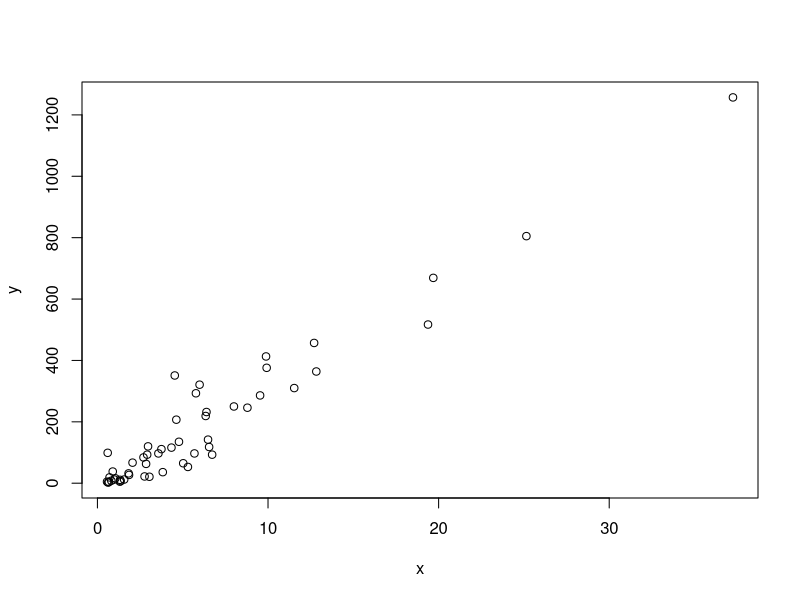
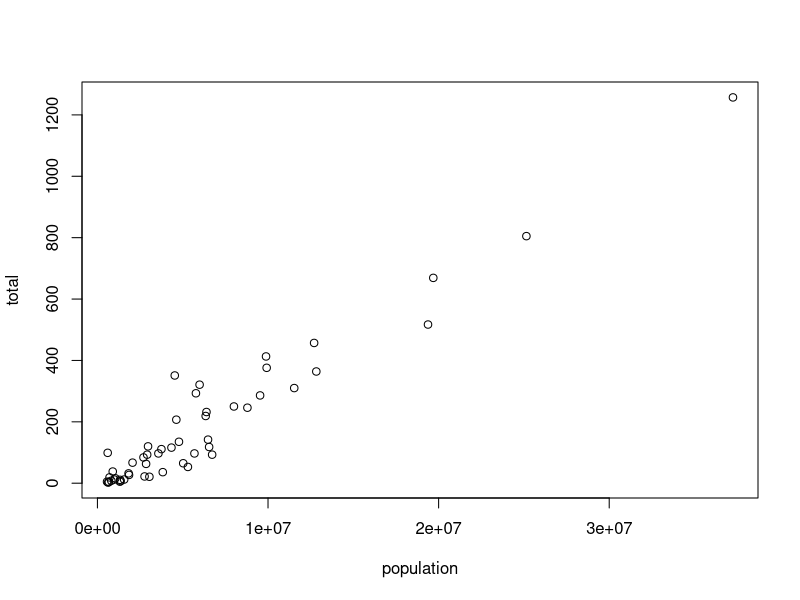
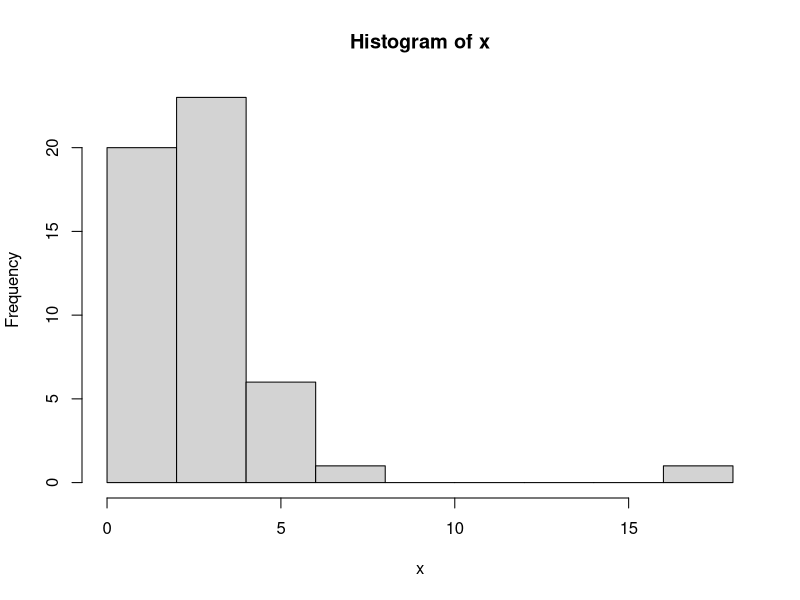
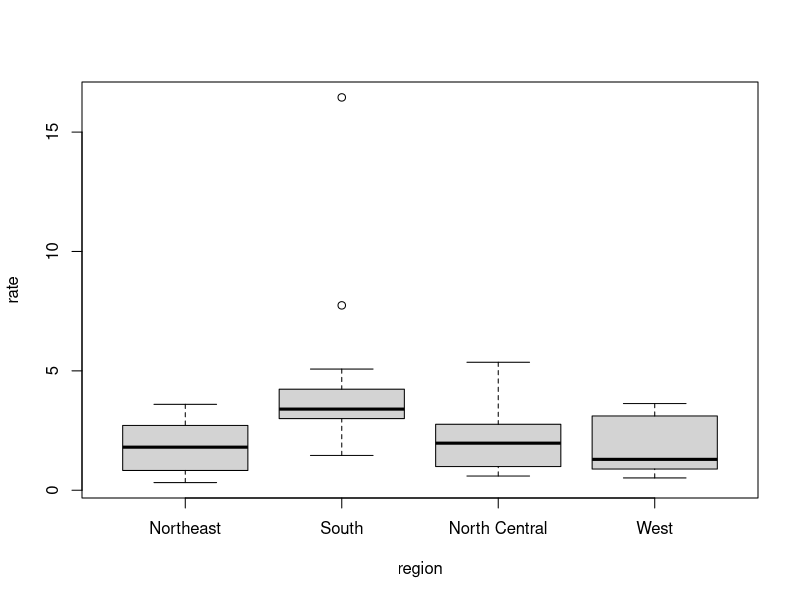
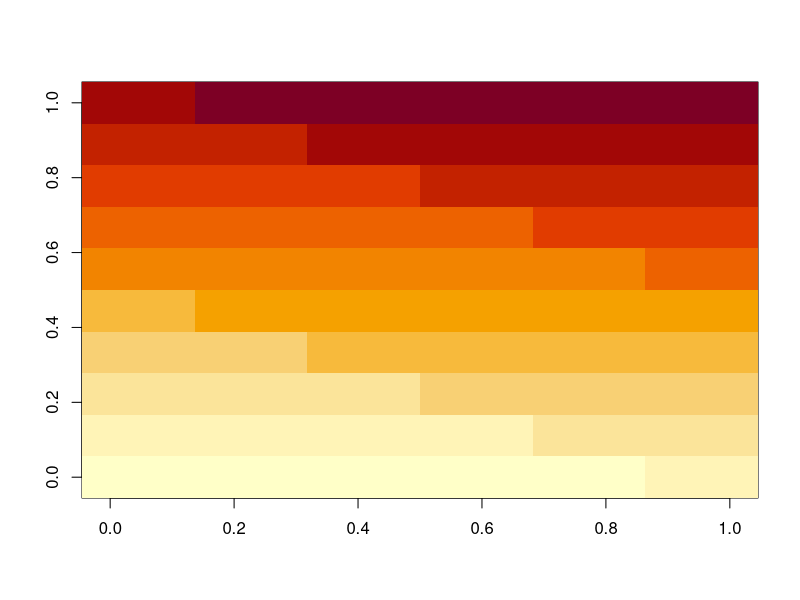
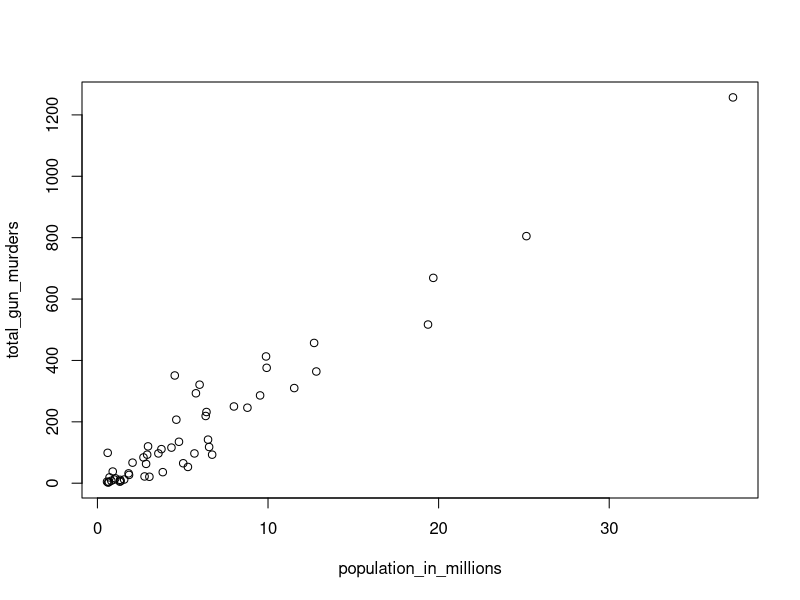
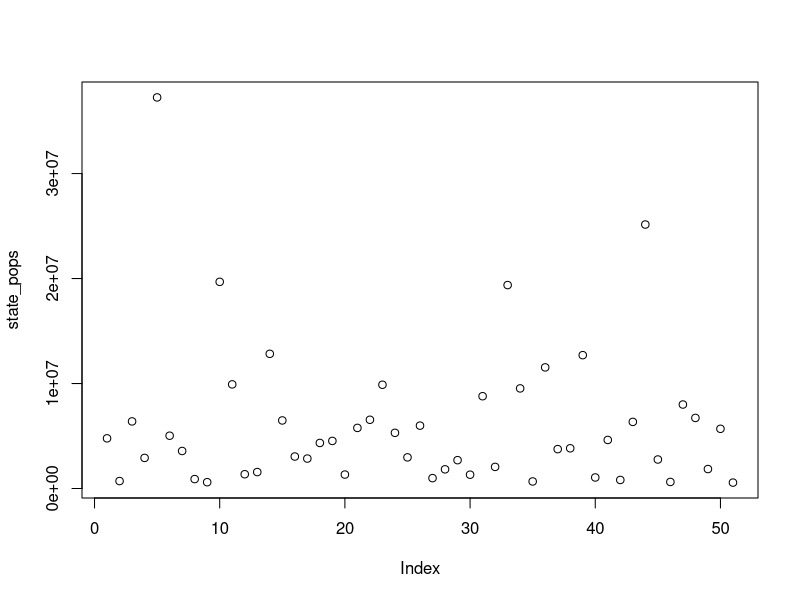
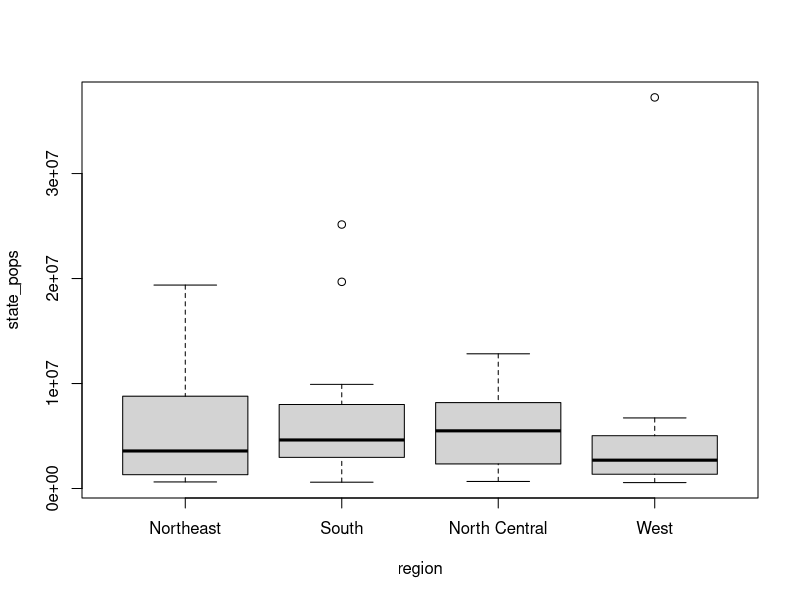

Write R code to recreate these figures, in order.
## ---------------------------------------------------------------------------------------------
ls()


## ---------------------------------------------------------------------------------------------
args(log)


## ---------------------------------------------------------------------------------------------
data()


## ---------------------------------------------------------------------------------------------
head(co2)


## ---------------------------------------------------------------------------------------------
a <- 3
b <- 2
c <- -1
(-b + sqrt(b^2 - 4*a*c)) / (2*a)
(-b - sqrt(b^2 - 4*a*c)) / (2*a)


## ---------------------------------------------------------------------------------------------
a <- 2
class(a)


## ---------------------------------------------------------------------------------------------
# install.packages("dslabs")
library(dslabs)
data(murders)


## ---------------------------------------------------------------------------------------------
class(murders)


## ---------------------------------------------------------------------------------------------
str(murders)


## ---------------------------------------------------------------------------------------------
names(murders)


## ---------------------------------------------------------------------------------------------
head(murders)


## ---------------------------------------------------------------------------------------------
murders$population


## ---------------------------------------------------------------------------------------------
pop <- murders$population
length(pop)


## ---------------------------------------------------------------------------------------------
class(pop)


## ---------------------------------------------------------------------------------------------
class(murders$state)


## ---------------------------------------------------------------------------------------------
z <- 3 == 2
z

## ---------------------------------------------------------------------------------------------
class(z)


## ---------------------------------------------------------------------------------------------
class(murders$region)


## ---------------------------------------------------------------------------------------------
levels(murders$region)


## ---------------------------------------------------------------------------------------------
region <- murders$region
value <- murders$total
region <- reorder(region, value, FUN = sum)
levels(region)


## ---------------------------------------------------------------------------------------------
record <- list(
  name = "John Doe",
  student_id = 1234,
  grades = c(95, 82, 91, 97, 93),
  final_grade = "A"
)
record


## ---------------------------------------------------------------------------------------------
record2 <- list("John Doe", 1234)
record2


## ---------------------------------------------------------------------------------------------
record2[[1]]


## ---------------------------------------------------------------------------------------------
mat <- matrix(1:12, 4, 3)
mat


## ---------------------------------------------------------------------------------------------
mat[2, 3]


## ---------------------------------------------------------------------------------------------
mat[2,]

## ---------------------------------------------------------------------------------------------
mat[, 3]


## ---------------------------------------------------------------------------------------------
class(mat[,3])


## ---------------------------------------------------------------------------------------------
mat[, 2:3]


## ---------------------------------------------------------------------------------------------
mat[1:2, 2:3]


## ---------------------------------------------------------------------------------------------
as.data.frame(mat)


## ---------------------------------------------------------------------------------------------
data("murders")
murders[25, 1]


## ---------------------------------------------------------------------------------------------
murders[2:3, ]


## ---------------------------------------------------------------------------------------------
str(murders)


## ---------------------------------------------------------------------------------------------
names(murders)


## ---------------------------------------------------------------------------------------------
a <- murders$abb
class(a)


## ---------------------------------------------------------------------------------------------
b <- murders[["abb"]]
identical(a, b)


## ---------------------------------------------------------------------------------------------
length(levels(murders$region))


## ---------------------------------------------------------------------------------------------
table(murders$region)


## ---------------------------------------------------------------------------------------------
codes <- c(380, 124, 818)
codes


## ---------------------------------------------------------------------------------------------
country <- c("italy", "canada", "egypt")
country


## ---------------------------------------------------------------------------------------------
codes <- c(italy = 380, canada = 124, egypt = 818)
codes

## ---------------------------------------------------------------------------------------------
class(codes)

## ---------------------------------------------------------------------------------------------
names(codes)


## ---------------------------------------------------------------------------------------------
country <- c("italy", "canada", "egypt")
codes <- c(380, 124, 818)
names(codes) <- country
codes


## ---------------------------------------------------------------------------------------------
seq(1, 10, 2)


## ---------------------------------------------------------------------------------------------
1:10


## ---------------------------------------------------------------------------------------------
class(1:10)


## ---------------------------------------------------------------------------------------------
class(seq(1, 10, 0.5))


## ---------------------------------------------------------------------------------------------
codes[2]

## ---------------------------------------------------------------------------------------------
codes[c(1, 3)]

## ---------------------------------------------------------------------------------------------
codes[1:2]

## ---------------------------------------------------------------------------------------------
codes["canada"]

## ---------------------------------------------------------------------------------------------
codes[c("egypt","italy")]


## ---------------------------------------------------------------------------------------------
x <- c(1, "canada", 3)
class(x)


## ---------------------------------------------------------------------------------------------
x <- 1:5
y <- as.character(x)
y


## ---------------------------------------------------------------------------------------------
as.numeric(y)


## ---------------------------------------------------------------------------------------------
x <- c("1", "b", "3")
as.numeric(x)


## ---------------------------------------------------------------------------------------------
temp <- c(35,88,42,84,81,30)


## ---------------------------------------------------------------------------------------------
city <- c("Beijing", "Lagos", "Paris", "Rio de Janeiro", "San Juan", "Toronto")


## ---------------------------------------------------------------------------------------------
names(temp) <- city

## ---------------------------------------------------------------------------------------------
temp


## ---------------------------------------------------------------------------------------------
temp[1:3]


## ---------------------------------------------------------------------------------------------
temp[c("Paris", "San Juan")]


## ---------------------------------------------------------------------------------------------
a <- 12:73
a


## ---------------------------------------------------------------------------------------------
b <- seq(1, 99, 2)
b


## ---------------------------------------------------------------------------------------------
c <- seq(6,55-.001,4/7)
length(c)


## ---------------------------------------------------------------------------------------------
a <- seq(1, 10, 0.5)
class(a)


## ---------------------------------------------------------------------------------------------
class(seq(1, 10))


## ---------------------------------------------------------------------------------------------
class(1L)


## ---------------------------------------------------------------------------------------------
x <- c("1","3","5")
as.numeric(x)


## ---------------------------------------------------------------------------------------------
library(dslabs)
data(murders)
sort(murders$total)


## ---------------------------------------------------------------------------------------------
x <- c(31, 4, 15, 92, 65)
sort(x)


## ---------------------------------------------------------------------------------------------
index <- order(x)
index

## ---------------------------------------------------------------------------------------------
x[index]


## ---------------------------------------------------------------------------------------------
ind <- order(murders$total)
murders$abb[ind]


## ---------------------------------------------------------------------------------------------
max(murders$total)


## ---------------------------------------------------------------------------------------------
i_max <- which.max(murders$total)
murders$state[i_max]


## ---------------------------------------------------------------------------------------------
x <- c(31, 4, 15, 92, 65)
rank(x)


## ---------------------------------------------------------------------------------------------
x <- c(1, 2, 3)
y <- c(10, 20, 30, 40, 50, 60, 70)
x + y


## ---------------------------------------------------------------------------------------------
pop <- murders$population
pop_s <- sort(pop)
pop_s[1]


## ---------------------------------------------------------------------------------------------
index <- order(pop)
index[1]


## ---------------------------------------------------------------------------------------------
which.min(pop)


## ---------------------------------------------------------------------------------------------
state_names <- murders$state
state_names[which.min(pop)]


## ---------------------------------------------------------------------------------------------
temp <- c(35, 88, 42, 84, 81, 30)
city <- c("Beijing", "Lagos", "Paris", "Rio de Janeiro", 
          "San Juan", "Toronto")
city_temps <- data.frame(name = city, temperature = temp)
city_temps


## ---------------------------------------------------------------------------------------------
ranks <- rank(pop)
ranks

## ---------------------------------------------------------------------------------------------
my_df <- data.frame(name = state_names, rank = ranks)
my_df


## ---------------------------------------------------------------------------------------------
sort(my_df$rank)


## ---------------------------------------------------------------------------------------------
data("na_example")  
str(na_example)


## ---------------------------------------------------------------------------------------------
mean(na_example)


## ---------------------------------------------------------------------------------------------
ind <- is.na(na_example)
length(ind)


## ---------------------------------------------------------------------------------------------
mean(na_example, na.rm = TRUE)


## ---------------------------------------------------------------------------------------------
murders$state[which.max(murders$population)]


## ---------------------------------------------------------------------------------------------
inches <- c(69, 62, 66, 70, 70, 73, 67, 73, 67, 70)
inches * 2.54

## ---------------------------------------------------------------------------------------------
inches - 69


## ---------------------------------------------------------------------------------------------
murder_rate <- murders$total / murders$population * 100000
murder_rate

## ---------------------------------------------------------------------------------------------
murders$abb[order(murder_rate)]


## ---------------------------------------------------------------------------------------------
temp_c <- 5 / 9 * (temp -32)
city_temps_c <- data.frame(name = city, temperature = temp_c)
city_temps_c


## ---------------------------------------------------------------------------------------------
pi^2/6


## ---------------------------------------------------------------------------------------------
murder_rate <- murders$total / murders$population * 100000
mean(murder_rate)


## ---------------------------------------------------------------------------------------------
ind <- murder_rate <= 0.71
murders$state[ind]


## ---------------------------------------------------------------------------------------------
sum(ind)


## ---------------------------------------------------------------------------------------------
west <- murders$region == "West"
safe <- murder_rate <= 1

## ---------------------------------------------------------------------------------------------
ind <- safe & west
murders$state[ind]


## ---------------------------------------------------------------------------------------------
ind <- which(murders$state == "California")
murder_rate[ind]


## ---------------------------------------------------------------------------------------------
ind <- match(c("New York", "Florida", "Texas"), murders$state)
ind

## ---------------------------------------------------------------------------------------------
murder_rate[ind]


## ---------------------------------------------------------------------------------------------
c("Boston", "Dakota", "Washington") %in% murders$state


## ---------------------------------------------------------------------------------------------
match(c("New York", "Florida", "Texas"), murders$state)

## ---------------------------------------------------------------------------------------------
which(murders$state%in%c("New York", "Florida", "Texas"))


## ---------------------------------------------------------------------------------------------
murder_rate <- murders$total / murders$population * 100000
low <- murder_rate < 1
low


## ---------------------------------------------------------------------------------------------
ind <- which(murder_rate < 1)
ind


## ---------------------------------------------------------------------------------------------
murders$state[ind]


## ---------------------------------------------------------------------------------------------
northeast <- murders$region == "Northeast"
ind <- low & northeast
murders$state[ind]


## ---------------------------------------------------------------------------------------------
avg <- mean(murder_rate)
ind <- which(murder_rate < avg)
length(murders$state[ind])


## ---------------------------------------------------------------------------------------------
ind <- match(c("AK", "MI", "IA"), murders$abb)
murders$state[ind]


## ---------------------------------------------------------------------------------------------
abb_exists <- which(murders$abb %in% c("MA", "ME", "MI", "MO", "MU"))
murders$state[abb_exists]


## ---------------------------------------------------------------------------------------------
abb_exists_not <- which(!murders$abb %in% c("MA", "ME", "MI", "MO", "MU"))
abb_exists_not


## ---------------------------------------------------------------------------------------------
x <- murders$population / 10^6
y <- murders$total
plot(x, y)


## ---------------------------------------------------------------------------------------------
with(murders, plot(population, total))


## ---------------------------------------------------------------------------------------------
x <- with(murders, total / population * 10^5)
hist(x)


## ---------------------------------------------------------------------------------------------
murders$state[which.max(x)]


## ---------------------------------------------------------------------------------------------
murders$rate <- with(murders, total / population * 10^5)
boxplot(rate~region, data = murders)


## ---------------------------------------------------------------------------------------------
x <- matrix(1:120, 12, 10)
image(x)


## ---------------------------------------------------------------------------------------------
# library(dslabs)
# data(murders)
population_in_millions <- murders$population/10^6
total_gun_murders <- murders$total
plot(population_in_millions, total_gun_murders)


## ---------------------------------------------------------------------------------------------
state_pops = murders$population
plot(state_pops)


## ---------------------------------------------------------------------------------------------
boxplot(state_pops~region, data = murders)
